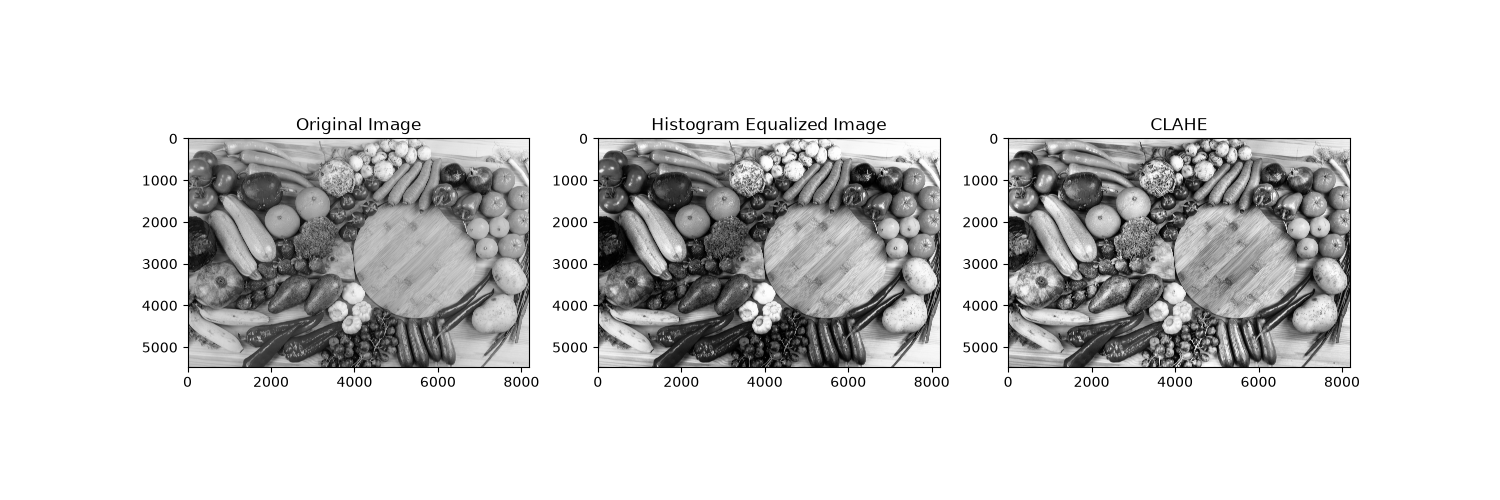

Generate this figure with Python:
import cv2
import matplotlib.pyplot as plt

img = cv2.imread("image.jpg",0)

equalized = cv2.equalizeHist(img)

clahe = cv2.createCLAHE(clipLimit=2.0, tileGridSize=(8,8))
clahe_img = clahe.apply(img)

plt.figure(figsize=(15,5))
plt.subplot(1,3,1)  
plt.imshow(img, cmap='gray')
plt.title("Original Image")

plt.subplot(1,3,2)
plt.imshow(equalized, cmap='gray')
plt.title("Histogram Equalized Image")

plt.subplot(1,3,3)
plt.imshow(clahe_img,cmap='gray')
plt.title("CLAHE")

plt.show()
